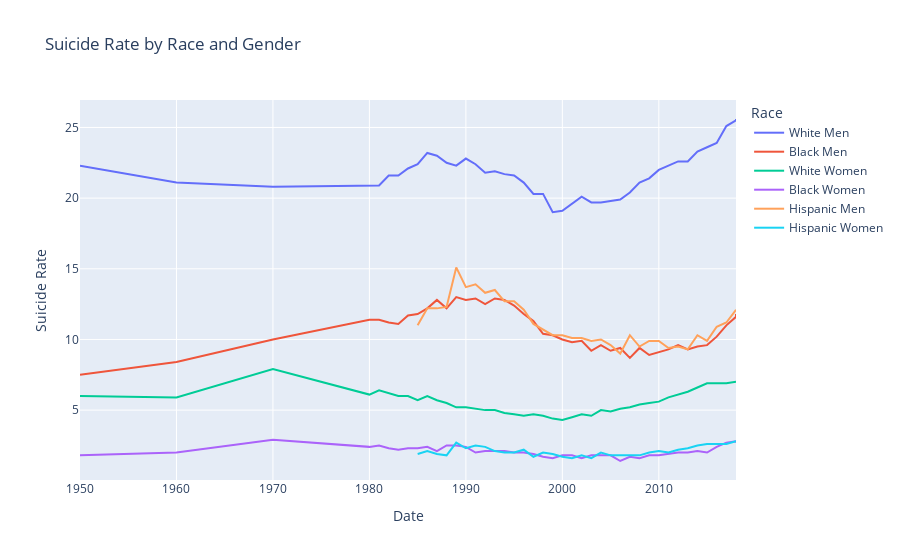

Notebook code for this chart:
### Markdown cell above
Lastly, both Black and Hispanic men and Black and Hispanic women have similar rates of suicide. One reason may be because people can be both racially Black and ethnically Hispanic. Culture may also play a role in lower-suicide rates because both populations have strong religious backgrounds that discourage suicide.

### Code cell
only_white_black_latino_suicides_fig = px.line(
    only_white_black_latino_suicides,
    x="Date",
    y="Suicide Rate",
    color="Race",
    title="Suicide Rate by Race and Gender",
)
only_white_black_latino_suicides_fig.show()
